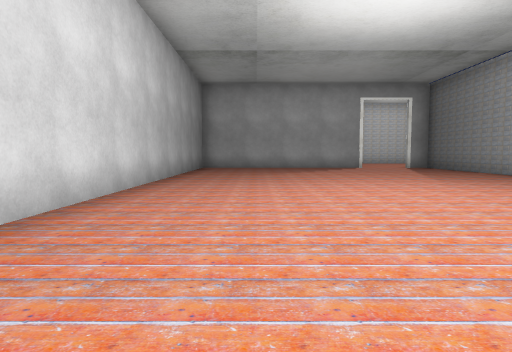
View 1 (above)

18 first-person views from a walk through a scene from a Unity 3-D project. The camera is 1.2 m above the floor, tilts 4° down and sees 75° across. The floor is counted in squares, 2 m on a side. Each view is taken from the middle of a square. On the plan, view 1 faces up. The plan holds only what a view shows up to about 10 squares ahead; the rest is blank. The place goes on beyond the plan. The player character is not drawn. Some surface patterns are stand-ins.

View 2
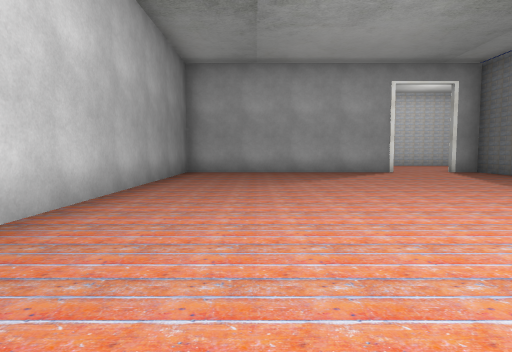

View 3
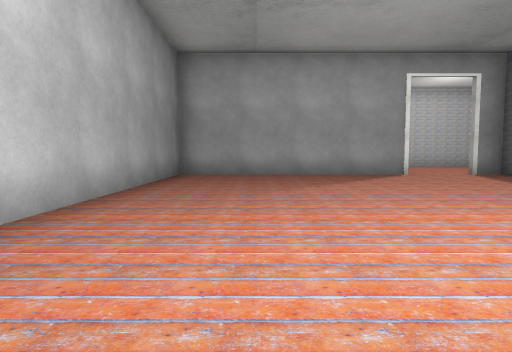

View 4
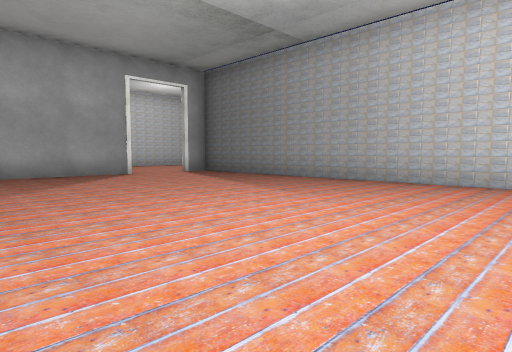

View 5
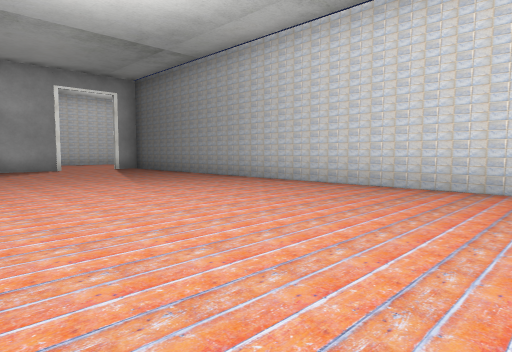

View 6
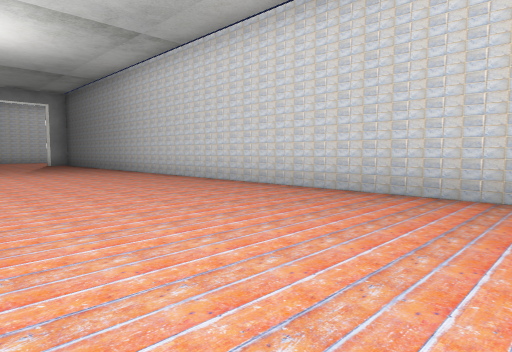

View 7
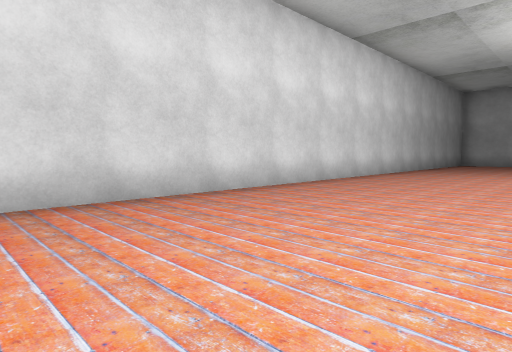

View 8
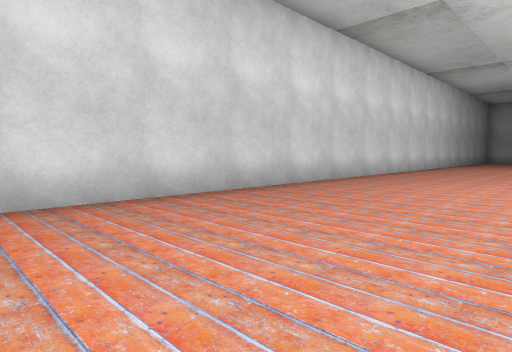

View 9
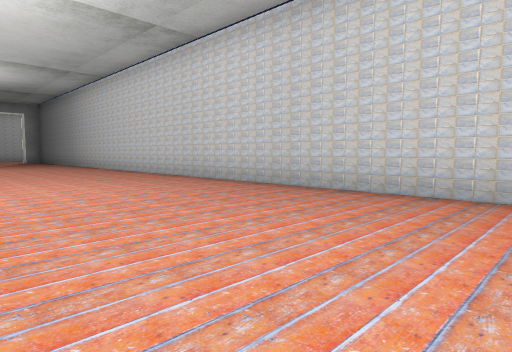

View 10
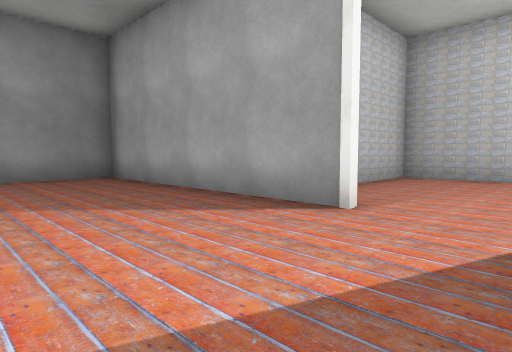

View 11
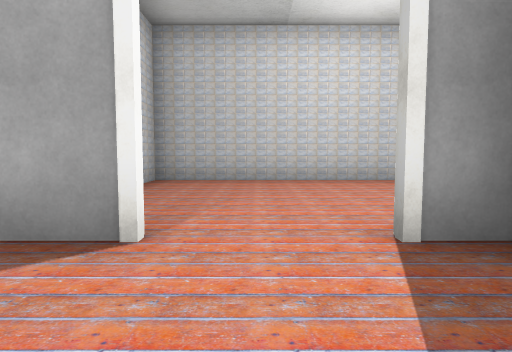

View 12
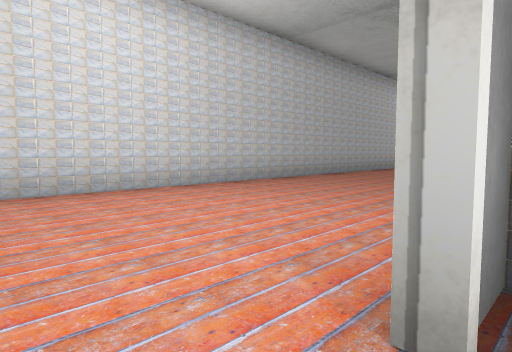

View 13
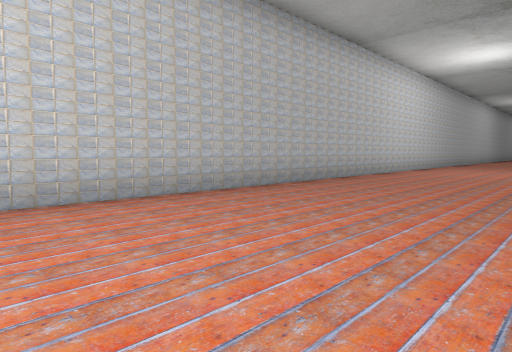

View 14
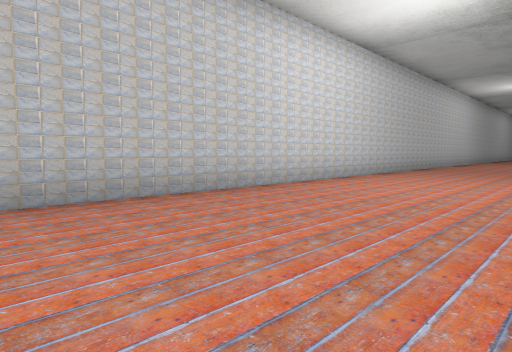

View 15
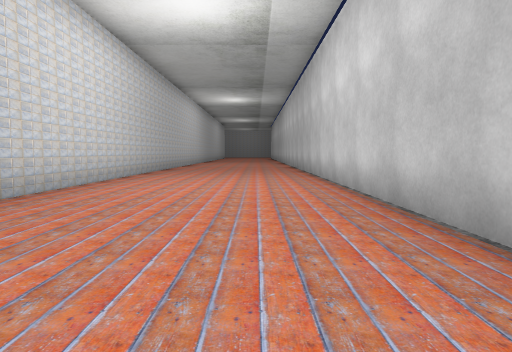

View 16
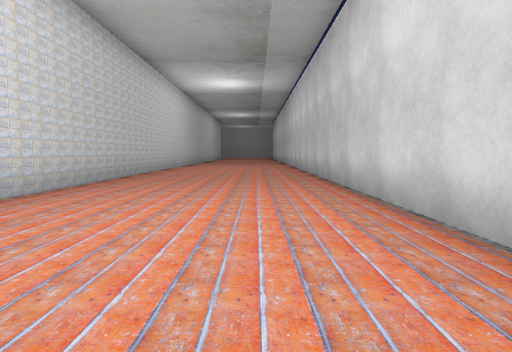

View 17
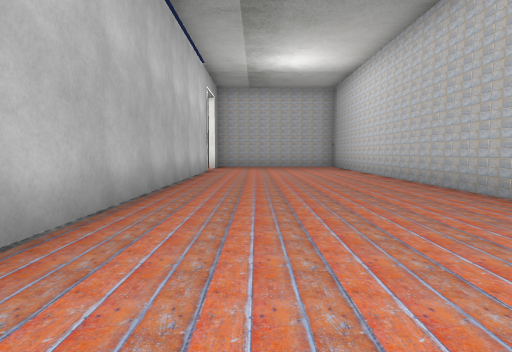

View 18
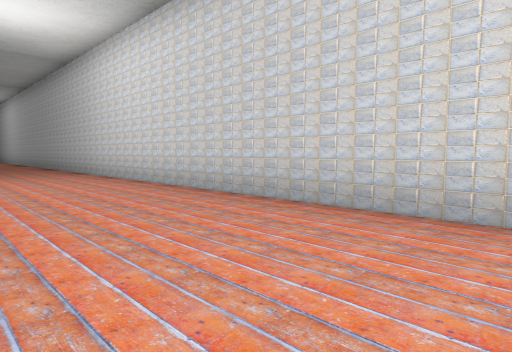

### Floor plan
Points are (right, up) in squares from view 1. A wall is a line through its corners. A room is listed if a view was taken in it or the views show most of it. See-through windows are left out.
Room 1 (views 1, 2, 3, 4, 5, 6, 7, 8, 9, 10, 11)
walls: (4.2, 13.2) (-2.1, 13.2) (-2.1, -8.5); (6.8, -8.5) (6.8, 12.4); (6.8, 13.2) (5.9, 13.2)
ways out: opening at (5, 13) to room 2
Room 2 (views 12, 13, 14, 15, 16, 17, 18)
walls: (6.8, 12.4) (6.8, 13.4) (28, 13.4); (28, 18.3) (2.8, 18.3) (2.8, 16)
ways out: opening at (5, 13) to room 1

Where each view was taken, in squares from view 1:
view 1: 0 up, 0 right, facing up
view 2: 3 up, 0 right, facing up
view 3: 4 up, 0 right, facing up
view 4: 4 up, 0 right, facing up-right
view 5: 1 up, 1 right, facing up-right
view 6: 4 down, 2 right, facing up-right
view 7: 4 down, 2 right, facing up-left
view 8: 9 down, 2 right, facing up-left
view 9: 9 down, 2 right, facing up-right
view 10: 10 up, 6 right, facing up-left
view 11: 11 up, 5 right, facing up
view 12: 13 up, 5 right, facing up-right
view 13: 14 up, 9 right, facing up-right
view 14: 14 up, 14 right, facing up-right
view 15: 15 up, 14 right, facing right
view 16: 15 up, 18 right, facing right
view 17: 15 up, 17 right, facing left
view 18: 15 up, 28 right, facing up-left
